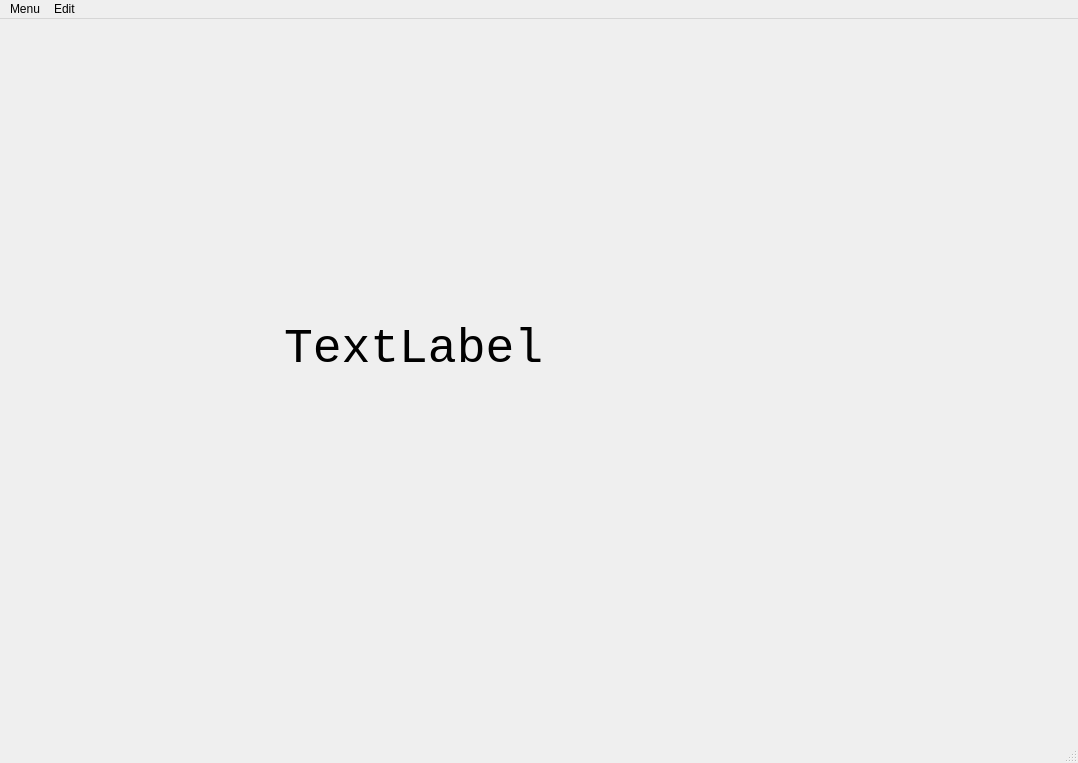
<?xml version="1.0" encoding="UTF-8"?>
<ui version="4.0">
 <class>MainWindow</class>
 <widget class="QMainWindow" name="MainWindow">
  <property name="geometry">
   <rect>
    <x>0</x>
    <y>0</y>
    <width>1078</width>
    <height>763</height>
   </rect>
  </property>
  <property name="windowTitle">
   <string>MainWindow</string>
  </property>
  <property name="statusTip">
   <string/>
  </property>
  <widget class="QWidget" name="centralwidget">
   <widget class="QLabel" name="label">
    <property name="geometry">
     <rect>
      <x>284</x>
      <y>120</y>
      <width>341</width>
      <height>421</height>
     </rect>
    </property>
    <property name="font">
     <font>
      <family>Consolas</family>
      <pointsize>36</pointsize>
     </font>
    </property>
    <property name="text">
     <string>TextLabel</string>
    </property>
   </widget>
  </widget>
  <widget class="QMenuBar" name="menubar">
   <property name="geometry">
    <rect>
     <x>0</x>
     <y>0</y>
     <width>1078</width>
     <height>26</height>
    </rect>
   </property>
   <widget class="QMenu" name="menuMenu">
    <property name="title">
     <string>Menu</string>
    </property>
    <addaction name="actionNew"/>
    <addaction name="actionSave"/>
   </widget>
   <widget class="QMenu" name="menuEdit">
    <property name="title">
     <string>Edit </string>
    </property>
    <addaction name="actionCopy"/>
    <addaction name="actionCut"/>
    <addaction name="actionPaste"/>
   </widget>
   <addaction name="menuMenu"/>
   <addaction name="menuEdit"/>
  </widget>
  <widget class="QStatusBar" name="statusbar"/>
  <action name="actionNew">
   <property name="text">
    <string>New</string>
   </property>
   <property name="statusTip">
    <string>Create a new file</string>
   </property>
   <property name="shortcut">
    <string>Ctrl+N</string>
   </property>
  </action>
  <action name="actionSave">
   <property name="text">
    <string>Save</string>
   </property>
   <property name="statusTip">
    <string>Save a file</string>
   </property>
   <property name="shortcut">
    <string>Ctrl+S</string>
   </property>
  </action>
  <action name="actionCopy">
   <property name="text">
    <string>Copy</string>
   </property>
   <property name="statusTip">
    <string>Copy a file</string>
   </property>
   <property name="shortcut">
    <string>Ctrl+C</string>
   </property>
  </action>
  <action name="actionPaste">
   <property name="text">
    <string>Paste</string>
   </property>
   <property name="statusTip">
    <string>Paste a file</string>
   </property>
   <property name="shortcut">
    <string>Ctrl+V</string>
   </property>
  </action>
  <action name="actionCut">
   <property name="text">
    <string>Cut</string>
   </property>
   <property name="statusTip">
    <string>Cut a file</string>
   </property>
   <property name="shortcut">
    <string>Ctrl+X</string>
   </property>
  </action>
 </widget>
 <resources/>
 <connections/>
</ui>
